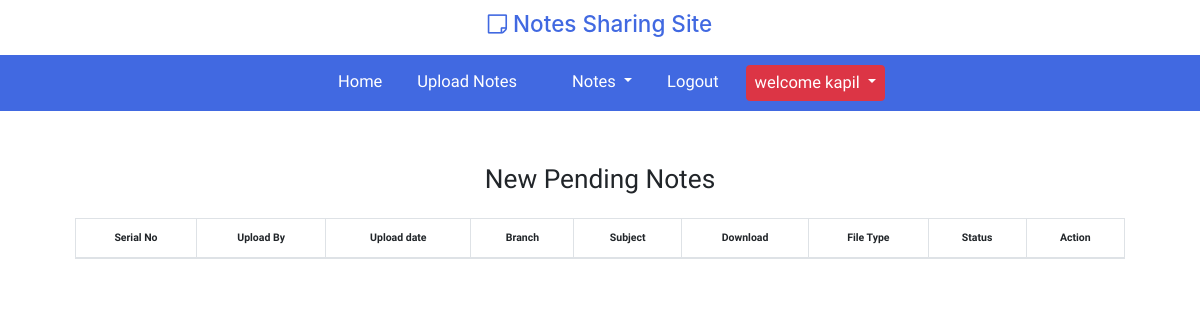
The page /view-notes/user-pending (signed in) on the database as committed earlier.
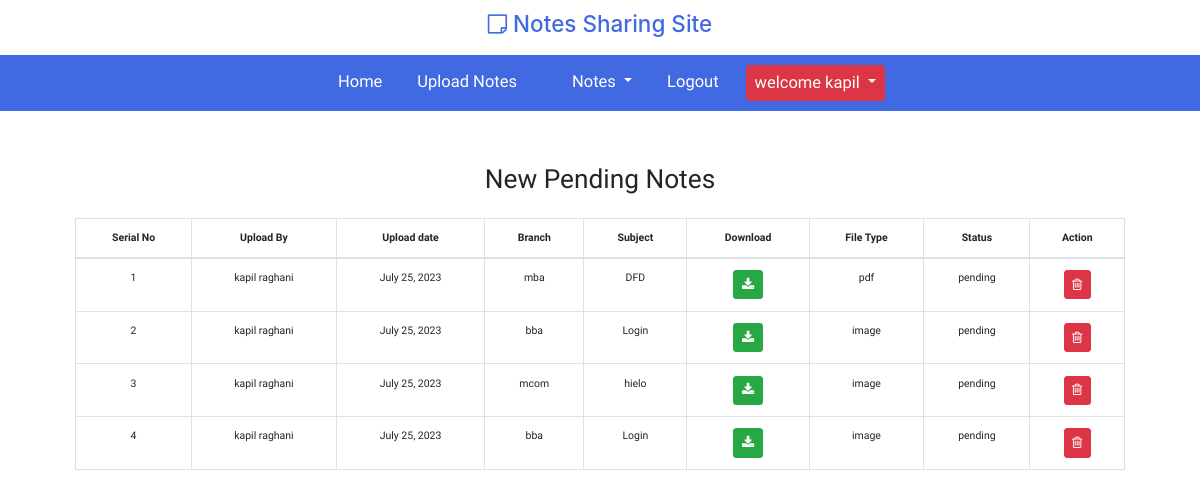
The same page on the database as committed later.
### notes/models.py (models this page shows, shortened)
class Note(models.Model):
    user=models.ForeignKey(User,on_delete=models.CASCADE)
    uploadDate=models.DateField()
    branch=models.CharField(max_length=30)
    subject=models.CharField(max_length=30)
    NotesFile=models.FileField(upload_to="docs")
    type=models.CharField(max_length=30)
    Decription=models.CharField(max_length=100,null=True)
    status=models.CharField(max_length=20)

### notes/views.py (the view)
# urls.py: path("view-notes/user-pending", userPendingNotes, name="userPendingNotes"),
def userPendingNotes(request):
    if not request.user.is_authenticated:
        return render("adminLogin")
    notes = Note.objects.filter(status="pending", user=request.user.id)
    d = {"notes": notes}
    return render(request, "userPendingNotes.html", d)

### notes/templates/userPendingNotes.html (shortened to what this page needs)
{% extends 'userNavigation.html'%}
{% load static %}
{% block body %}
<link rel="stylesheet" href="https://cdnjs.cloudflare.com/ajax/libs/twitter-bootstrap/4.5.2/css/bootstrap.css">
<link rel="stylesheet" href="https://cdn.datatables.net/1.13.5/css/dataTables.bootstrap4.min.css">
<link rel="stylesheet" href="{% static 'css/style.css'%}">
<link rel="stylesheet" href="{% static 'css/admin.css'%}">
<div class="container mt-2 p-5">
    <div class="row">
            <div class="col-sm-12 text-center">
            <h3>New Pending Notes </h3>
        </div>
        <div class="col-12 mt-3 overflow-auto">
            <table class="table table-bordered text-center" id="viewNotes">
                <thead>
                    <tr>
                        <th>Serial No</th>
                        <th>Upload By</th>
                        <th>Upload date</th>
                        <th>Branch</th>
                        <th>Subject</th>
                        <th>Download</th>
                        <th>File Type</th>
                        <th>Status</th>
                        <th>Action</th>
                    </tr>
                </thead>
                <tbody>
                    {% for i in notes %}
                    <tr>
                        <td>{{forloop.counter}}</td>
                        <td>{{i.user.first_name}} {{i.user.last_name}}</td>
                        <td>{{i.uploadDate}}</td>
                        <td>{{i.branch}}</td>
                        <td>{{i.subject}}</td>
                        <td><a href="{{i.NotesFile.url}}" class="btn btn-success btn-sm" download><span
                                    class="fa fa-download"></span></a></td>
                        <td>{{i.type}}</td>
                        <td>{{i.status}}</td>
                        <td><a href="{%url 'delPendingNotes' i.id%}" class="btn btn-sm btn-danger"><span
                                    class="fa fa-trash-o"></span></a></td>
                    </tr>
                    {% endfor%}
                </tbody>
            </table>
        </div>
    </div>
</div>
{% endblock %}

### notes/templates/userNavigation.html (shortened to what this page needs)
{%load static%}
<!doctype html>
<html lang="en">
<head>
    <link rel="stylesheet" href="https://cdn.jsdelivr.net/npm/bootstrap@4.0.0/dist/css/bootstrap.min.css"
>
    <link href="{% static 'css/user.css'%}" rel="stylesheet">
    <link href="{% static 'css/style.css'%}" rel="stylesheet">
    <link rel="stylesheet" href="https://cdnjs.cloudflare.com/ajax/libs/font-awesome/4.7.0/css/font-awesome.min.css">
</head>
<body>
    <h4 class="text-center logo"><span class="fa fa-sticky-note-o"></span> Notes Sharing Site</h4>
    <nav class="navbar navbar-expand-sm justify-content-between p-4 p-sm-0">
        <div class="collapse navbar-collapse justify-content-center" id="navbarNav">
            <ul class="navbar-nav">
                <li class="nav-item">
                    <a class="nav-link" href="{% url 'userHome' %}">Home</a>
                </li>
                <li class="nav-item">
                    <a class="nav-link" href="{% url 'uploadNotes' %}">Upload Notes</a>
                </li>
                <li class="nav-item dropdown">
                    <a class="nav-link dropdown-toggle r" href="#" id="navbarDropdown" role="button"
                        data-toggle="dropdown" aria-haspopup="true" aria-expanded="false">
                        Notes
                    </a>
                </li>
                <li class="nav-item">
                    <a class="nav-link" href="{% url 'userLogin' %}">Logout</a>
                </li>
                <li class="nav-item dropdown">
                    <a class="nav-link dropdown-toggle btn btn-danger" href="#" id="navbarDropdown" role="button"
                        data-toggle="dropdown" aria-haspopup="true" aria-expanded="false">
                        welcome {{request.user.first_name}}
                    </a>
                </li>
            </ul>
        </div>
    </nav>
</body>
</html>
{% block body %}
{% endblock %}

### notes/static/css/user.css (style rules this page uses)
.nav-item { margin: 10px 10px !important; }
.navbar-nav a { font-size: 1.3rem !important; }
@media screen and (max-width:1400px) { html { font-size: 15px !important; } }

### notes/static/css/style.css (style rules this page uses)
* { font-family: 'Geologica', sans-serif; }
html { font-size: 13px; }
body { margin: 0; padding: 0; }
.logo { padding: 10px; color: royalblue; }
.navbar { padding: 15px; position: sticky; top: 0px; left: 0px; margin-top: 0; z-index: 2; background-color: royalblue; }
.nav-item { margin: 0 30px; text-align: center; }
.nav-item a { padding:5px; color: white; font-size: 1.3rem; }

### notes/static/css/admin.css (style rules this page uses)
.navbar-nav a { font-size: 1.1rem !important; }
@media screen and (max-width:1400px) { html { font-size: 15px !important; } }

### notes/templates/userPendingNotes.html (style rules this page uses)
table { font-size: .7rem; width: 100%; }

Rows that differ between the two databases and show on the page:
added Note: user.first_name "kapil", user.last_name "raghani", uploadDate "July 25, 2023", branch "mba", subject "DFD", type "pdf", status "pending"
added Note: user.first_name "kapil", user.last_name "raghani", uploadDate "July 25, 2023", branch "bba", subject "Login", type "image", status "pending"
added Note: user.first_name "kapil", user.last_name "raghani", uploadDate "July 25, 2023", branch "mcom", subject "hielo", type "image", status "pending"
added Note: user.first_name "kapil", user.last_name "raghani", uploadDate "July 25, 2023", branch "bba", subject "Login", type "image", status "pending"
